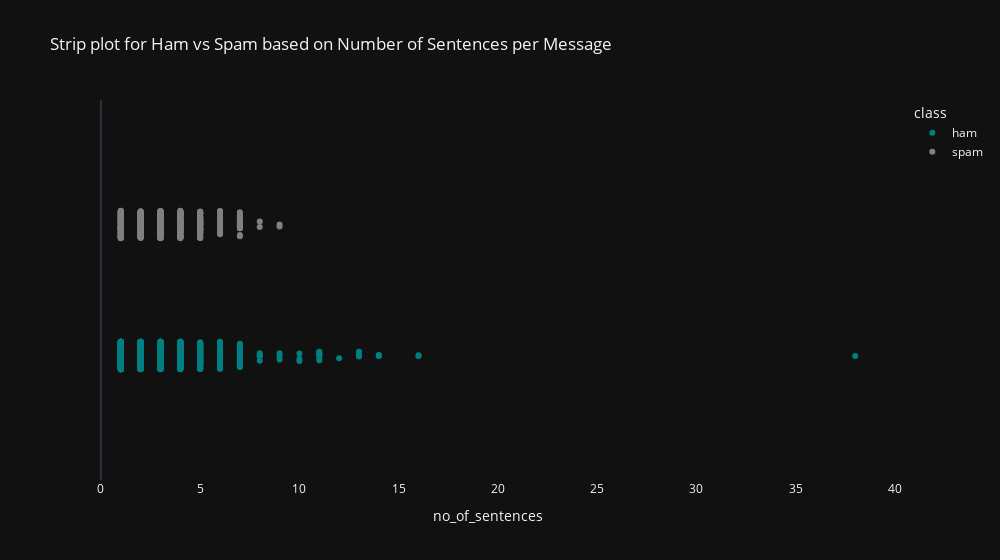

Write notebook code for a chart like this one.
### Code cell
fig = px.strip(data, x = 'no_of_sentences', 
                    color = 'class', template = 'plotly_dark', 
                    color_discrete_sequence = ["teal", "gray"],
                    title = "Strip plot for Ham vs Spam based on Number of Sentences per Message",
                    width=1000)
fig.update_xaxes(showgrid = False)
fig.update_yaxes(showgrid = False)
fig.show()

### Figure 1 — Plotly figure (JSON) as saved in the notebook; plotly's stock layout.template omitted (floating-point values rounded to 4 significant figures; data arrays with more than 128 entries replaced by an {"elided": "..."} marker saying what was removed)
{"data": [{"alignmentgroup": "True", "boxpoints": "all", "fillcolor": "rgba(255,255,255,0)", "hoveron": "points", "hovertemplate": "class=ham<br>no_of_sentences=%{x}<extra></extra>", "legendgroup": "ham", "line": {"color": "rgba(255,255,255,0)"}, "marker": {"color": "teal"}, "name": "ham", "offsetgroup": "ham", "orientation": "h", "pointpos": 0, "showlegend": true, "type": "box", "x": {"elided": "4825 int values"}, "x0": " ", "xaxis": "x", "y0": " ", "yaxis": "y"}, {"alignmentgroup": "True", "boxpoints": "all", "fillcolor": "rgba(255,255,255,0)", "hoveron": "points", "hovertemplate": "class=spam<br>no_of_sentences=%{x}<extra></extra>", "legendgroup": "spam", "line": {"color": "rgba(255,255,255,0)"}, "marker": {"color": "gray"}, "name": "spam", "offsetgroup": "spam", "orientation": "h", "pointpos": 0, "showlegend": true, "type": "box", "x": {"elided": "747 int values"}, "x0": " ", "xaxis": "x", "y0": " ", "yaxis": "y"}], "layout": {"boxmode": "group", "legend": {"title": {"text": "class"}, "tracegroupgap": 0}, "title": {"text": "Strip plot for Ham vs Spam based on Number of Sentences per Message"}, "width": 1000, "xaxis": {"anchor": "y", "domain": [0, 1], "showgrid": false, "title": {"text": "no_of_sentences"}}, "yaxis": {"anchor": "x", "domain": [0, 1], "showgrid": false}}}
